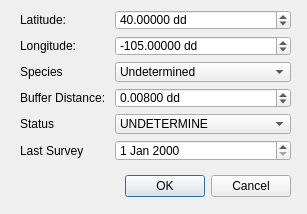
<?xml version="1.0" encoding="UTF-8"?>
<ui version="4.0">
 <class>NewRaptorDialogBase</class>
 <widget class="QDialog" name="NewRaptorDialogBase">
  <property name="geometry">
   <rect>
    <x>0</x>
    <y>0</y>
    <width>307</width>
    <height>214</height>
   </rect>
  </property>
  <property name="windowTitle">
   <string>Add new raptor</string>
  </property>
  <widget class="QDialogButtonBox" name="button_box">
   <property name="geometry">
    <rect>
     <x>-20</x>
     <y>170</y>
     <width>311</width>
     <height>32</height>
    </rect>
   </property>
   <property name="orientation">
    <enum>Qt::Horizontal</enum>
   </property>
   <property name="standardButtons">
    <set>QDialogButtonBox::Cancel|QDialogButtonBox::Ok</set>
   </property>
  </widget>
  <widget class="QWidget" name="formLayoutWidget">
   <property name="geometry">
    <rect>
     <x>20</x>
     <y>10</y>
     <width>271</width>
     <height>151</height>
    </rect>
   </property>
   <layout class="QFormLayout" name="lyForm">
    <item row="0" column="0">
     <widget class="QLabel" name="latitudeLabel">
      <property name="text">
       <string>Latitude:</string>
      </property>
     </widget>
    </item>
    <item row="0" column="1">
     <widget class="QDoubleSpinBox" name="spbLatitude">
      <property name="suffix">
       <string> dd</string>
      </property>
      <property name="decimals">
       <number>5</number>
      </property>
      <property name="minimum">
       <double>-90.000000000000000</double>
      </property>
      <property name="maximum">
       <double>90.000000000000000</double>
      </property>
      <property name="singleStep">
       <double>0.001000000000000</double>
      </property>
      <property name="value">
       <double>40.000000000000000</double>
      </property>
     </widget>
    </item>
    <item row="1" column="0">
     <widget class="QLabel" name="longitudeLabel">
      <property name="text">
       <string>Longitude:</string>
      </property>
     </widget>
    </item>
    <item row="1" column="1">
     <widget class="QDoubleSpinBox" name="spbLongitude">
      <property name="suffix">
       <string> dd</string>
      </property>
      <property name="decimals">
       <number>5</number>
      </property>
      <property name="minimum">
       <double>-180.000000000000000</double>
      </property>
      <property name="maximum">
       <double>180.000000000000000</double>
      </property>
      <property name="singleStep">
       <double>0.001000000000000</double>
      </property>
      <property name="value">
       <double>-105.000000000000000</double>
      </property>
     </widget>
    </item>
    <item row="2" column="0">
     <widget class="QLabel" name="speciesLabel">
      <property name="text">
       <string>Species</string>
      </property>
     </widget>
    </item>
    <item row="2" column="1">
     <widget class="QComboBox" name="cmbSpecies">
      <item>
       <property name="text">
        <string>Undetermined</string>
       </property>
      </item>
      <item>
       <property name="text">
        <string>Red-tail Hawk</string>
       </property>
      </item>
      <item>
       <property name="text">
        <string>Swainsons Hawk</string>
       </property>
      </item>
      <item>
       <property name="text">
        <string>Northern Harrier</string>
       </property>
      </item>
     </widget>
    </item>
    <item row="3" column="0">
     <widget class="QLabel" name="bufferDistanceLabel">
      <property name="text">
       <string>Buffer Distance: </string>
      </property>
     </widget>
    </item>
    <item row="3" column="1">
     <widget class="QDoubleSpinBox" name="spbBuffer">
      <property name="suffix">
       <string> dd</string>
      </property>
      <property name="decimals">
       <number>5</number>
      </property>
      <property name="maximum">
       <double>0.100000000000000</double>
      </property>
      <property name="singleStep">
       <double>0.001000000000000</double>
      </property>
      <property name="value">
       <double>0.008000000000000</double>
      </property>
     </widget>
    </item>
    <item row="4" column="0">
     <widget class="QLabel" name="statusLabel">
      <property name="text">
       <string>Status</string>
      </property>
     </widget>
    </item>
    <item row="4" column="1">
     <widget class="QComboBox" name="cmbStatus">
      <item>
       <property name="text">
        <string>UNDETERMINE</string>
       </property>
      </item>
      <item>
       <property name="text">
        <string>ACTIVE NEST</string>
       </property>
      </item>
      <item>
       <property name="text">
        <string>INACTIVE NEST</string>
       </property>
      </item>
      <item>
       <property name="text">
        <string>FLEDGED NEST</string>
       </property>
      </item>
     </widget>
    </item>
    <item row="5" column="0">
     <widget class="QLabel" name="lastSurveyLabel">
      <property name="text">
       <string>Last Survey</string>
      </property>
     </widget>
    </item>
    <item row="5" column="1">
     <widget class="QDateEdit" name="dteLast"/>
    </item>
   </layout>
  </widget>
 </widget>
 <resources/>
 <connections>
  <connection>
   <sender>button_box</sender>
   <signal>accepted()</signal>
   <receiver>NewRaptorDialogBase</receiver>
   <slot>accept()</slot>
   <hints>
    <hint type="sourcelabel">
     <x>20</x>
     <y>20</y>
    </hint>
    <hint type="destinationlabel">
     <x>20</x>
     <y>20</y>
    </hint>
   </hints>
  </connection>
  <connection>
   <sender>button_box</sender>
   <signal>rejected()</signal>
   <receiver>NewRaptorDialogBase</receiver>
   <slot>reject()</slot>
   <hints>
    <hint type="sourcelabel">
     <x>20</x>
     <y>20</y>
    </hint>
    <hint type="destinationlabel">
     <x>20</x>
     <y>20</y>
    </hint>
   </hints>
  </connection>
 </connections>
</ui>
